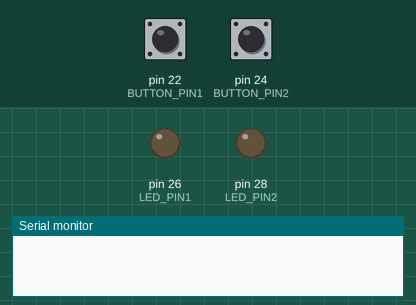
Bench run of a sketch on a simulated Arduino Mega 2560, built with avr-gcc and run on an emulated ATmega2560. On the bench: output pins drawn as LEDs (lit = HIGH), the last lines printed to the serial monitor. Dashed ring = blinking. The test bench sets the inputs (shaded band); at power-on: pin 22 (BUTTON_PIN1) HIGH, pin 24 (BUTTON_PIN2) HIGH.

Above: at 1.2 s.
1.3 s: pin 22 (BUTTON_PIN1) pulled LOW for 0.15 s
At 2.5 s:
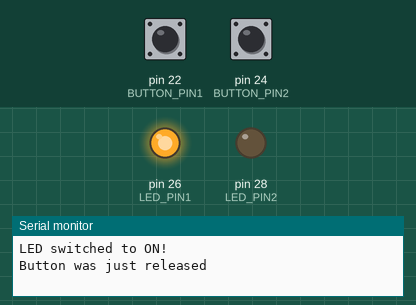
2.9 s: pin 24 (BUTTON_PIN2) pulled LOW for 0.15 s
At 3.7 s:
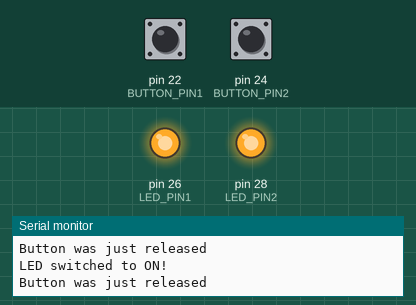
4.5 s: pin 22 (BUTTON_PIN1) pulled LOW for 1 s
At 4.74 s:
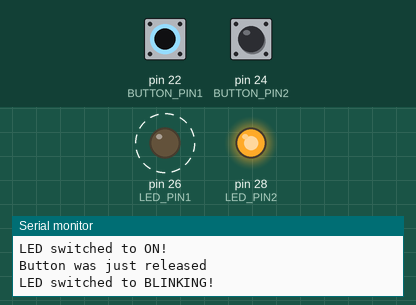
8.5 s: pin 24 (BUTTON_PIN2) pulled LOW for 1 s
At 9.9 s:
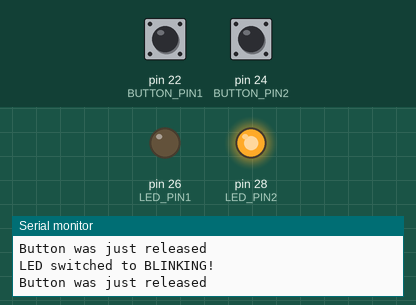
11.0 s: pin 22 (BUTTON_PIN1) pulsed LOW 5 times (0.12 s each, 0.3 s apart)
At 13.2 s:
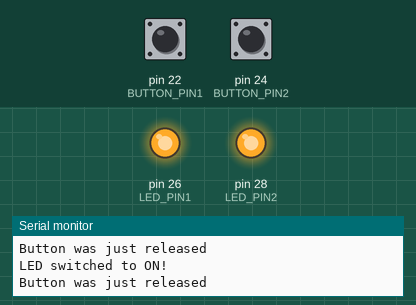
14.0 s: pin 22 (BUTTON_PIN1) pulled LOW for 3.2 s
At 14.74 s:
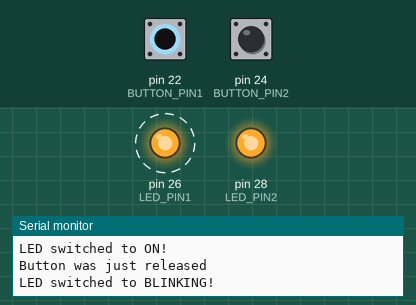
Timing chart, 0 to 17.0 s (numbered marks = the images above; inputs shaded):
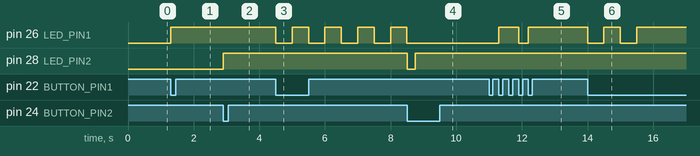

Measured:
- after the input at 1.3 s, pin 26 (LED_PIN1): LOW → HIGH at once
- after the input at 2.9 s, pin 28 (LED_PIN2): LOW → HIGH at once
- after the input at 4.5 s, pin 26 (LED_PIN1): alternates HIGH for 0.50 s and LOW for 0.50 s, starting at once
- after the input at 8.5 s, pin 26 (LED_PIN1): stops changing and stays LOW; pin 28 (LED_PIN2): HIGH → LOW at once, → HIGH 0.25 s later
- after the input at 11.0 s, pin 26 (LED_PIN1): LOW → HIGH after 0.30 s, → LOW 0.60 s later, → HIGH 0.30 s later
- after the input at 14.0 s, pin 26 (LED_PIN1): alternates HIGH for 0.50 s and LOW for 0.50 s, 4 changes in all, then stays HIGH, starting at once

The sketch:

Blinking_Two_LED_State_Machine.ino
```cpp
#define LED_PIN1 26
#define BUTTON_PIN1 22
#define LED_PIN2 28
#define BUTTON_PIN2 24

enum LED_STATE {OFF, ON, BLINKING};

LED_STATE currentLEDState1; // Current State of the LED
bool previousButton1; // Whether the button was previously pressed
bool currentButton1; // Whether the button is currently pressed
bool blinkState1; // State of the Blinking LED (ON or OFF)
float blinkDelay1; // Interval between blinks
float blinkTime1; // Time to next blinkState relative to current time (currentTime + blinkDelay)

LED_STATE currentLEDState2;
bool previousButton2;
bool currentButton2;
bool blinkState2;
float blinkDelay2;
float blinkTime2;

float currentTime;

void setup() {
  // set pin modes
  pinMode(LED_PIN1, OUTPUT);
  pinMode(BUTTON_PIN1, INPUT_PULLUP);
  pinMode(LED_PIN2, OUTPUT);
  pinMode(BUTTON_PIN2, INPUT_PULLUP);
  // set the LEDs to off;
  digitalWrite(LED_PIN1, LOW);
  currentLEDState1 = OFF;
  digitalWrite(LED_PIN2, LOW);
  currentLEDState2 = OFF;
  // check set initial state to unpressed
  previousButton1 = false;
  previousButton2 = false;
  // start blinking when state is changed to BLINKING
  blinkState1 = true;
  blinkState2 = true;
  // set blink intervals
  blinkDelay1 = 500.0;
  blinkDelay2 = 250.0;
  // enable serial connection
  Serial.begin(9600);
}

void loop() {
  currentTime = millis();
  checkState(BUTTON_PIN1, &currentButton1, &previousButton1, &currentLEDState1, &blinkTime1);
  checkState(BUTTON_PIN2, &currentButton2, &previousButton2, &currentLEDState2, &blinkTime2);
  updateLEDs();
}

void checkState(int pin, bool* currentButton, bool* previousButton, LED_STATE* currentLEDState, float* blinkTime) {
  // check for button press
  *currentButton = isPressed(pin);
  // check if we transitioned from unpressed to pressed
  if (*currentButton == true && *previousButton == false) {
    // Serial.println("Button was just pressed");
    *previousButton = *currentButton;
    // change the state of the LED
    if (*currentLEDState == OFF) {
      // switch from OFF to ON
      *currentLEDState = ON;
      Serial.println("LED switched to ON!");
    }
    else if (*currentLEDState == ON) {
      // switch from ON to BLINKING
      *currentLEDState = BLINKING;
      *blinkTime = currentTime;
      Serial.println("LED switched to BLINKING!");
    }
    else if (*currentLEDState == BLINKING){
      // toggle LED to OFF
      *currentLEDState = OFF;
      Serial.println("LED switched to OFF!");
    }
  }
  // check if we transitioned from pressed to unpressed
  else if (*currentButton == false && *previousButton == true) {
    Serial.println("Button was just released");
    *previousButton = *currentButton;
  }
}

void updateLEDs() {
  // update LEDs based on the state of the LED
  if (currentLEDState1 == ON) { digitalWrite(LED_PIN1, ON); }
  else if (currentLEDState1 == BLINKING) { blink(LED_PIN1, &blinkState1, &blinkTime1, &blinkDelay1); }
  else if (currentLEDState1 == OFF) { digitalWrite(LED_PIN1, OFF); }

  if (currentLEDState2 == ON) { digitalWrite(LED_PIN2, ON); }
  else if (currentLEDState2 == BLINKING) { blink(LED_PIN2, &blinkState2, &blinkTime2, &blinkDelay2); }
  else if (currentLEDState2 == OFF) { digitalWrite(LED_PIN2, OFF); }
}

bool isPressed(int pin) {
  if (digitalRead(pin) == LOW) { return true; }
  return false;
}

bool blink(int pin, bool* blinkState, float* blinkTime, float* blinkDelay) {
  // change state when some time has passed
  if (*blinkTime == currentTime) {
    // change from ON to OFF
    if (*blinkState == true) {
      digitalWrite(pin, OFF);
      *blinkState = false;
    }
    // change from OFF to ON
    else if (*blinkState == false) {
      digitalWrite(pin, ON);
      *blinkState = true;
    }
    *blinkTime = currentTime + *blinkDelay;
  }
}
```
